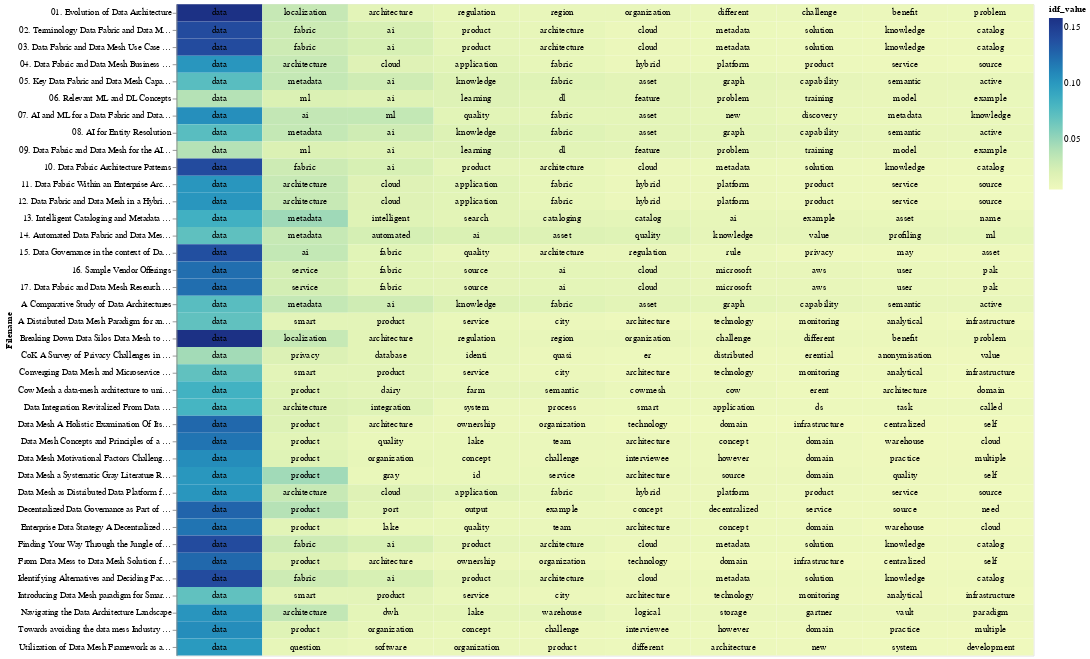

The cell this chart's notebook holds for it:
### Code cell
# save(chart_lda, "lda_idf_heatmap.html")
chart_lda

### Figure 1 — Vega-Lite specification as saved in the notebook (floating-point values rounded to 4 significant figures; data arrays with more than 128 entries replaced by an {"elided": "..."} marker saying what was removed)
{"config": {"view": {"continuousWidth": 300, "continuousHeight": 300}}, "layer": [{"mark": {"type": "rect"}, "encoding": {"color": {"field": "idf_value", "type": "quantitative"}, "text": {"field": "topic_word", "type": "nominal"}, "x": {"axis": null, "field": "rank", "type": "ordinal"}, "y": {"field": "Filename", "type": "nominal"}}, "transform": [{"window": [{"op": "rank", "field": "", "as": "rank"}], "groupby": ["Filename"], "sort": [{"field": "idf_value", "order": "descending"}]}]}, {"mark": {"type": "text", "baseline": "middle"}, "encoding": {"color": {"condition": {"test": "(datum.idf_value >= 0.4)", "value": "white"}, "value": "black"}, "text": {"field": "topic_word", "type": "nominal"}, "x": {"axis": null, "field": "rank", "type": "ordinal"}, "y": {"field": "Filename", "type": "nominal"}}, "transform": [{"window": [{"op": "rank", "field": "", "as": "rank"}], "groupby": ["Filename"], "sort": [{"field": "idf_value", "order": "descending"}]}]}], "data": {"name": "data-fe1c7de44565149eac6c9072456aadc1"}, "width": 1000, "$schema": "https://vega.github.io/schema/vega-lite/v5.15.1.json", "datasets": {"data-fe1c7de44565149eac6c9072456aadc1": {"elided": "380 records"}}}
